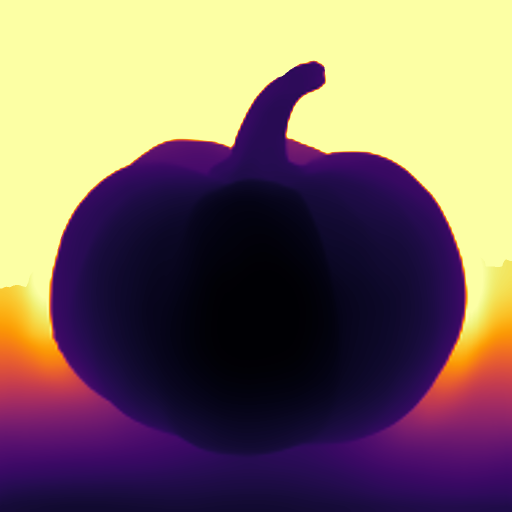
#> input picture bak/AIforPolkaDotsArt/outputs/depth_demo/intermediates/depth_normalized.png, 1024 x 1024 px (shown at 1/2 size)
$ python exp_figures.py
#> lines starting #> are read from the running program, lines starting #| are printed output that depends on the picture
"""exp_figures.py — 生成论文实验章节所需的可视化图 (纯 PIL, 无 matplotlib).

三个实验:
  A. depth_to_radius 理论曲线 (扫 alpha, sigma) → fig_radius_mapping.png
  B. 半径场在真实深度图上的可视化 (pumpkin d_norm → r 场) → fig_radius_field.png
  C. 参数敏感性热力图 (alpha × sigma) → fig_param_heatmap.png + table_param_sensitivity.csv

所有输出写到 paper/figures/.
"""

from __future__ import annotations

import csv
import math
from pathlib import Path

import cv2
import numpy as np
from PIL import Image, ImageDraw, ImageFont

ROOT = Path(__file__).parent
PAPER_FIG = ROOT / "paper" / "figures"
PAPER_FIG.mkdir(exist_ok=True)

D_NORM_PATH = ROOT / "outputs" / "depth_demo" / "intermediates" / "depth_normalized.png"

FONT_PATH = "C:/Windows/Fonts/arial.ttf"
FONT_TITLE = ImageFont.truetype(FONT_PATH, 18)
FONT_LABEL = ImageFont.truetype(FONT_PATH, 13)
FONT_TICK = ImageFont.truetype(FONT_PATH, 11)


# ---------------------------------------------------------------------------
# depth_to_radius (复刻自 depth_kusama, 避免 import ultralytics)
# ---------------------------------------------------------------------------

def depth_to_radius(d_norm, r_min=1.0, r_max=25.0, alpha=1.5, sigma=0.15, seed=0):
    rng = np.random.default_rng(seed)
    depth_weight = np.power(1.0 - d_norm, alpha)
    radii = r_min + (r_max - r_min) * depth_weight
    if sigma > 0:
        noise = rng.normal(0.0, sigma, radii.shape)
        radii = radii * (1.0 + noise)
    return np.clip(radii, 0.3, r_max * 1.1).astype(np.float32)


# ---------------------------------------------------------------------------
# 简易绘图工具
# ---------------------------------------------------------------------------

def _colormap(v: float, cmap: str = "viridis") -> tuple[int, int, int]:
    """简易 viridis/inferno/magma 近似, v ∈ [0,1] → RGB."""
    v = float(np.clip(v, 0, 1))
    if cmap == "viridis":
        # 采样几个关键点插值
        stops = [
            (0.00, (68, 1, 84)),
            (0.25, (59, 82, 139)),
            (0.50, (33, 145, 140)),
            (0.75, (94, 201, 98)),
            (1.00, (253, 231, 37)),
        ]
    elif cmap == "inferno":
        stops = [
            (0.00, (0, 0, 4)),
            (0.25, (87, 15, 109)),
            (0.50, (188, 55, 84)),
            (0.75, (249, 142, 8)),
            (1.00, (252, 255, 164)),
        ]
    elif cmap == "magma":
        stops = [
            (0.00, (0, 0, 4)),
            (0.25, (81, 18, 124)),
            (0.50, (183, 54, 121)),
            (0.75, (252, 137, 97)),
            (1.00, (252, 253, 191)),
        ]
    else:
        raise ValueError(cmap)
    for (v0, c0), (v1, c1) in zip(stops, stops[1:]):
        if v0 <= v <= v1:
            t = (v - v0) / (v1 - v0) if v1 > v0 else 0
            return tuple(int(round(c0[i] + (c1[i] - c0[i]) * t)) for i in range(3))
    return stops[-1][1]


def _field_to_rgb(field: np.ndarray, vmin: float, vmax: float, cmap: str) -> Image.Image:
    norm = np.clip((field - vmin) / (vmax - vmin + 1e-9), 0, 1)
    h, w = norm.shape
    img = Image.new("RGB", (w, h))
    px = img.load()
    for y in range(h):
        for x in range(w):
            px[x, y] = _colormap(float(norm[y, x]), cmap)
    return img


# ---------------------------------------------------------------------------
# A. 理论映射曲线 (PIL 绘制)
# ---------------------------------------------------------------------------

def fig_radius_mapping() -> None:
    W, H = 1200, 420
    pad_l, pad_r, pad_t, pad_b = 70, 20, 50, 55
    plot_w = (W - pad_l - pad_r) // 2 - 30
    plot_h = H - pad_t - pad_b

    img = Image.new("RGB", (W, H), "white")
#> img: PIL image 1200x420 RGB; every value is 255
    d = ImageDraw.Draw(img)

    d_norm = np.linspace(0, 1, 200)
    r_min_v, r_max_v = 0.6, 15.4

    # ---- (a) 不同 alpha ----
    ox, oy = pad_l, pad_t
    d.text((ox + plot_w // 2 - 60, 12), "(a) Effect of α (σ = 0)", font=FONT_TITLE, fill="black")
    # axes
    d.line([(ox, oy + plot_h), (ox + plot_w, oy + plot_h)], fill="black", width=1)
    d.line([(ox, oy), (ox, oy + plot_h)], fill="black", width=1)
    # ticks
    for i in range(5):
        x = ox + plot_w * i / 4
        d.text((x - 8, oy + plot_h + 6), f"{i/4:.2f}".rstrip("0").rstrip("."), font=FONT_TICK, fill="black")
        d.line([(x, oy + plot_h), (x, oy + plot_h + 4)], fill="black")
    for v in [0, 5, 10, 15]:
        y = oy + plot_h - plot_h * (v - 0) / 16
        d.text((ox - 28, y - 6), str(v), font=FONT_TICK, fill="black")
        d.line([(ox - 4, y), (ox, y)], fill="black")
    d.text((ox + plot_w // 2 - 30, oy + plot_h + 30), "depth d̂", font=FONT_LABEL, fill="black")
    d.text((ox - 60, oy - 20), "r (px)", font=FONT_LABEL, fill="black")

    colors = [(31, 119, 180), (255, 127, 14), (44, 160, 44), (214, 39, 40)]
    alphas = [0.5, 1.0, 1.5, 2.5]
    for alpha, color in zip(alphas, colors):
        r = depth_to_radius(d_norm, r_min=r_min_v, r_max=r_max_v, alpha=alpha, sigma=0.0)
        pts = []
        for i, x in enumerate(d_norm):
            px = ox + plot_w * x
            py = oy + plot_h - plot_h * (r[i] - 0) / 16
            pts.append((px, py))
        d.line(pts, fill=color, width=2)
        # legend
        d.line([(ox + plot_w - 100, oy + 20 + 18 * alphas.index(alpha)),
                (ox + plot_w - 80, oy + 20 + 18 * alphas.index(alpha))], fill=color, width=2)
        d.text((ox + plot_w - 70, oy + 12 + 18 * alphas.index(alpha)),
               f"α={alpha}", font=FONT_TICK, fill="black")

    # ---- (b) 不同 sigma ----
    ox2 = pad_l + plot_w + 60
    d.text((ox2 + plot_w // 2 - 70, 12), "(b) Effect of σ (α = 1.5)", font=FONT_TITLE, fill="black")
    d.line([(ox2, oy + plot_h), (ox2 + plot_w, oy + plot_h)], fill="black", width=1)
    d.line([(ox2, oy), (ox2, oy + plot_h)], fill="black", width=1)
    for i in range(5):
        x = ox2 + plot_w * i / 4
        d.text((x - 8, oy + plot_h + 6), f"{i/4:.2f}".rstrip("0").rstrip("."), font=FONT_TICK, fill="black")
        d.line([(x, oy + plot_h), (x, oy + plot_h + 4)], fill="black")
    for v in [0, 5, 10, 15]:
        y = oy + plot_h - plot_h * (v - 0) / 16
        d.text((ox2 - 28, y - 6), str(v), font=FONT_TICK, fill="black")
        d.line([(ox2 - 4, y), (ox2, y)], fill="black")
    d.text((ox2 + plot_w // 2 - 30, oy + plot_h + 30), "depth d̂", font=FONT_LABEL, fill="black")

    alpha = 1.5
    base = depth_to_radius(d_norm, r_min=r_min_v, r_max=r_max_v, alpha=alpha, sigma=0.0)
#> base = 200 values, max 15.4 at index 0, min 0.6 at index 199, mean 6.53
    sigmas = [0.10, 0.15, 0.25]
    fill_colors = [(180, 210, 235), (170, 220, 170), (240, 180, 180)]
    for sigma, fc in zip(sigmas, fill_colors):
        lo = base * (1 - 3 * sigma)
        hi = base * (1 + 3 * sigma)
        poly = []
        for i, x in enumerate(d_norm):
            px = ox2 + plot_w * x
            py = oy + plot_h - plot_h * (hi[i] - 0) / 16
            poly.append((px, py))
        for i in reversed(range(len(d_norm))):
            px = ox2 + plot_w * d_norm[i]
            py = oy + plot_h - plot_h * (lo[i] - 0) / 16
            poly.append((px, py))
        d.polygon(poly, fill=fc)
    pts = []
    for i, x in enumerate(d_norm):
        px = ox2 + plot_w * x
        py = oy + plot_h - plot_h * (base[i] - 0) / 16
        pts.append((px, py))
#> this loop made 200 passes
#> (x, px, py) on passes 1 to 3: (0, 655, 61.81), (0.00503, 657.6, 64.01), (0.0101, 660.3, 66.19)
#> after the loop, pts = 200 pairs, first value 655 to 1180, second value 61.81 to 353.2
    d.line(pts, fill="black", width=3)
    # legend
    d.line([(ox2 + plot_w - 100, oy + 18), (ox2 + plot_w - 80, oy + 18)], fill="black", width=3)
    d.text((ox2 + plot_w - 70, oy + 10), "σ=0 (mean)", font=FONT_TICK, fill="black")
    for k, (sigma, fc) in enumerate(zip(sigmas, fill_colors)):
        d.rectangle([ox2 + plot_w - 100, oy + 36 + 18 * k, ox2 + plot_w - 80, oy + 50 + 18 * k], fill=fc)
        d.text((ox2 + plot_w - 70, oy + 38 + 18 * k), f"±3σ, σ={sigma}", font=FONT_TICK, fill="black")

    out = PAPER_FIG / "fig_radius_mapping.png"
    img.save(out)
    print(f"[A] wrote {out}")


# ---------------------------------------------------------------------------
# B. 半径场可视化
# ---------------------------------------------------------------------------

def fig_radius_field() -> None:
    if not D_NORM_PATH.exists():
        print(f"[B] skip, {D_NORM_PATH} not found")
        return
    d_norm_img = cv2.imread(str(D_NORM_PATH), cv2.IMREAD_GRAYSCALE)
#> d_norm_img: shape (1024, 1024); min 0, max 243, mean 108.4
    d_norm = d_norm_img.astype(np.float32) / 255.0
    # 缩到 256 让文件小
    d_norm = cv2.resize(d_norm, (256, 256), interpolation=cv2.INTER_AREA)
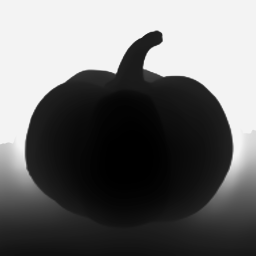
#> d_norm: shape (256, 256) float32; min 0, max 0.953, mean 0.425

    panels = []
    panels.append(("(a) depth d̂", _field_to_rgb(d_norm, 0, 1, "inferno")))
#> in _field_to_rgb, `img = Image.new("RGB", (w, h))`: img: PIL image 256x256 RGB; every value is 0
    for alpha, label in [(0.5, "(b) α=0.5"), (1.5, "(c) α=1.5"), (2.5, "(d) α=2.5")]:
        r = depth_to_radius(d_norm, r_min=0.6, r_max=15.4, alpha=alpha, sigma=0.0)
        panels.append((label, _field_to_rgb(r, 0.6, 15.4, "viridis")))
#> this loop made 3 passes
#> pass 1, in depth_to_radius (call 6), `depth_weight = np.power(1.0 - d_norm, alpha)`:
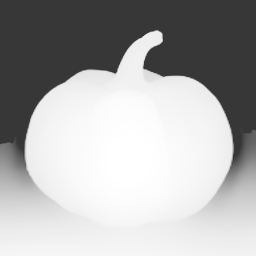
#> depth_weight: shape (256, 256) float32; min 0.217, max 1, mean 0.673
#> after the loop:
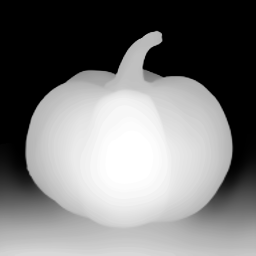
#> r: shape (256, 256) float32; min 0.607, max 15.4, mean 7.66; drawn with min black and max white

    # 拼接: 4 张横排 + 标题
    W = 4 * 256 + 5 * 20
    H = 256 + 60
    img = Image.new("RGB", (W, H), "white")
#> img: PIL image 1124x316 RGB; every value is 255
    d = ImageDraw.Draw(img)
    for i, (title, panel) in enumerate(panels):
        x = 20 + i * (256 + 20)
        img.paste(panel, (x, 50))
        d.text((x + 60, 18), title, font=FONT_TITLE, fill="black")
#> this loop made 4 passes
#> title on passes 1 to 4: '(a) depth d̂', '(b) α=0.5', '(c) α=1.5', '(d) α=2.5'
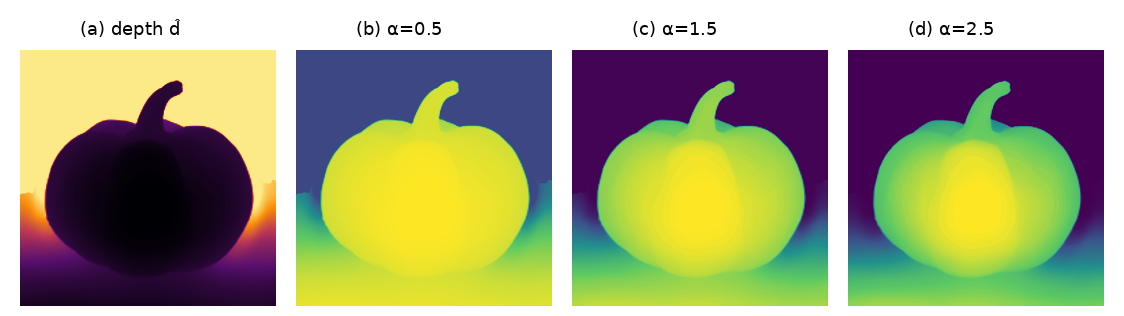
#> img: PIL image 1124x316 RGB; mean R, G, B 160.8, 160.7, 125

    out = PAPER_FIG / "fig_radius_field.png"
    img.save(out)
    print(f"[B] wrote {out}")


# ---------------------------------------------------------------------------
# C. 参数敏感性热力图 + CSV
# ---------------------------------------------------------------------------

def table_param_sensitivity() -> None:
    if not D_NORM_PATH.exists():
        print(f"[C] skip, {D_NORM_PATH} not found")
        return
    d_norm_img = cv2.imread(str(D_NORM_PATH), cv2.IMREAD_GRAYSCALE)
    d_norm = d_norm_img.astype(np.float32) / 255.0
    fg_mask = d_norm < 0.999
#> fg_mask: shape (1024, 1024) bool; every value is 1

    alphas = [0.5, 1.0, 1.5, 2.0, 2.5]
    sigmas = [0.0, 0.10, 0.15, 0.25]
    rows = []
    for a in alphas:
        for s in sigmas:
            r = depth_to_radius(d_norm, r_min=0.6, r_max=15.4, alpha=a, sigma=s, seed=42)
            r_fg = r[fg_mask]
            rows.append({
                "alpha": a, "sigma": s,
                "r_mean": float(r_fg.mean()),
                "r_std": float(r_fg.std()),
                "r_p10": float(np.percentile(r_fg, 10)),
                "r_p90": float(np.percentile(r_fg, 90)),
                "r_min": float(r_fg.min()),
                "r_max": float(r_fg.max()),
            })
#> this loop made 5 passes
#> pass 1, in depth_to_radius (call 10), `noise = rng.normal(0.0, sigma, radii.shape)`:
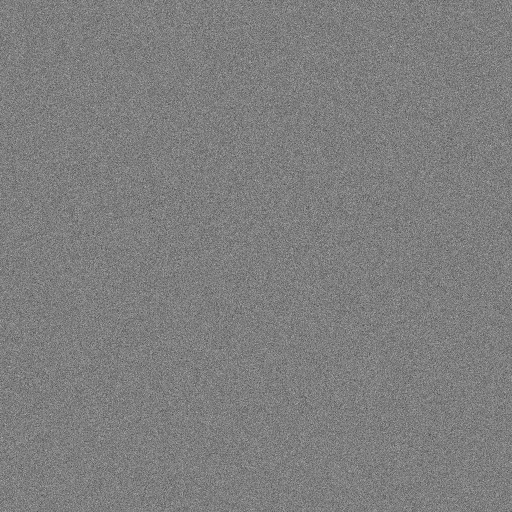
#> noise: shape (1024, 1024) float64 (shown at 1/2 size); min -0.493, max 0.501, mean 1.24e-05; drawn with min black and max white
#> pass 1, in depth_to_radius (call 10), `radii = radii * (1.0 + noise)`:
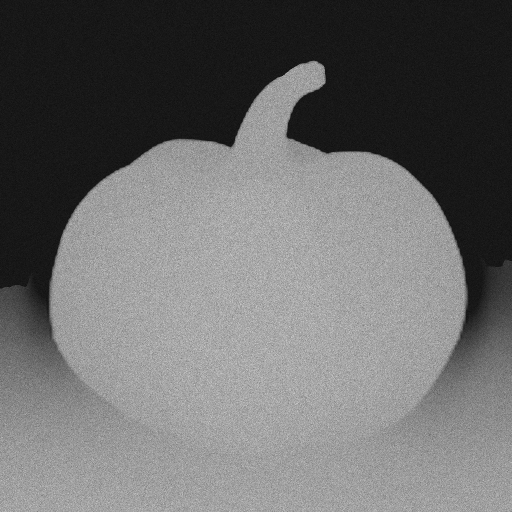
#> radii: shape (1024, 1024) float64 (shown at 1/2 size); min 1.93, max 22.2, mean 10.6; drawn with min black and max white

    out_csv = PAPER_FIG / "table_param_sensitivity.csv"
    with open(out_csv, "w", newline="") as f:
        w = csv.DictWriter(f, fieldnames=list(rows[0].keys()))
        w.writeheader()
        w.writerows(rows)
    print(f"[C] wrote {out_csv} ({len(rows)} rows)")
#| [C] wrote bak/AIforPolkaDotsArt/paper/figures/table_param_sensitivity.csv (20 rows)

    # 热力图: r_p90 / r_p10
    pivot = np.zeros((len(alphas), len(sigmas)), np.float32)
    for row in rows:
        i = alphas.index(row["alpha"])
        j = sigmas.index(row["sigma"])
        pivot[i, j] = row["r_p90"] / max(row["r_p10"], 1e-3)
#> this loop made 20 passes

    cell = 80
    W = len(sigmas) * cell + 200
    H = len(alphas) * cell + 150
    img = Image.new("RGB", (W, H), "white")
#> img: PIL image 520x550 RGB; every value is 255
    d = ImageDraw.Draw(img)
    d.text((W // 2 - 130, 15), "Radius dynamic range r_p90 / r_p10", font=FONT_TITLE, fill="black")
    d.text((W - 140, H // 2 - 40), "σ", font=FONT_TITLE, fill="black")
    d.text((30, 20), "α", font=FONT_TITLE, fill="black")

    vmax = pivot.max()
    for i, a in enumerate(alphas):
        for j, s in enumerate(sigmas):
            v = pivot[i, j] / vmax
            color = _colormap(v, "magma")
            x0 = 100 + j * cell
            y0 = 70 + i * cell
            d.rectangle([x0, y0, x0 + cell, y0 + cell], fill=color, outline="white")
            text_color = "white" if v < 0.55 else "black"
            d.text((x0 + cell // 2 - 18, y0 + cell // 2 - 8), f"{pivot[i,j]:.1f}",
                   font=FONT_LABEL, fill=text_color)
    for i, a in enumerate(alphas):
        d.text((65, 70 + i * cell + cell // 2 - 8), f"{a:.1f}", font=FONT_LABEL, fill="black")
    for j, s in enumerate(sigmas):
        d.text((100 + j * cell + cell // 2 - 14, 70 + len(alphas) * cell + 8),
               f"{s:.2f}", font=FONT_LABEL, fill="black")

    out = PAPER_FIG / "fig_param_heatmap.png"
    img.save(out)
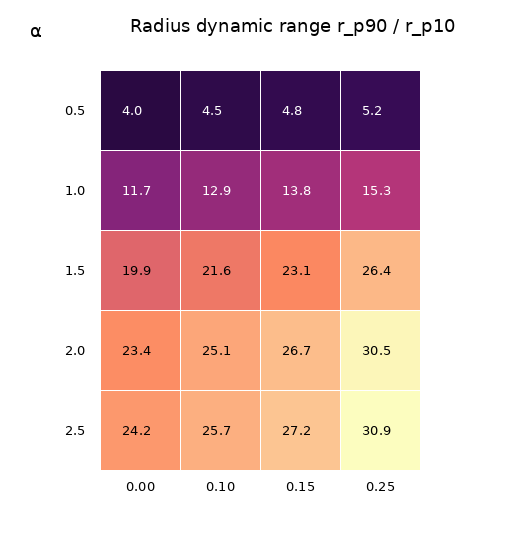
#> saved as fig_param_heatmap.png: PIL image 520x550 RGB; mean R, G, B 224.5, 191.7, 193.3
    print(f"[C] wrote {out}")


if __name__ == "__main__":
    fig_radius_mapping()
    fig_radius_field()
    table_param_sensitivity()
